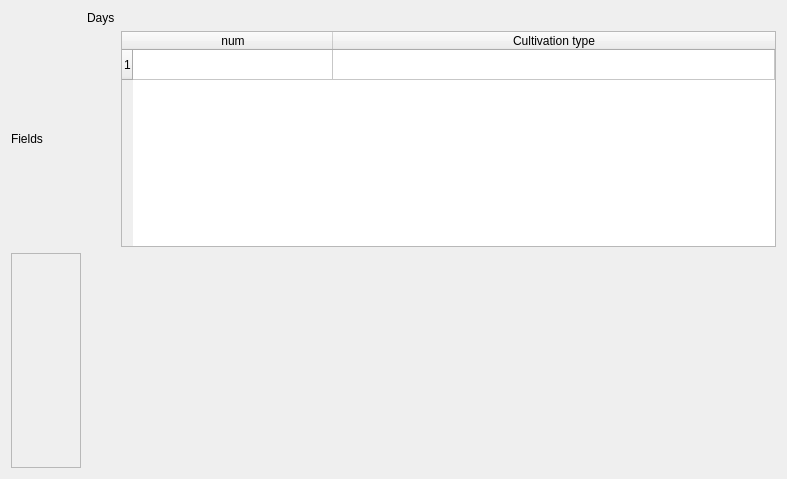
<?xml version="1.0" encoding="UTF-8"?>
<ui version="4.0">
 <class>Form</class>
 <widget class="QWidget" name="Form">
  <property name="geometry">
   <rect>
    <x>0</x>
    <y>0</y>
    <width>787</width>
    <height>479</height>
   </rect>
  </property>
  <property name="windowTitle">
   <string>Form</string>
  </property>
  <layout class="QGridLayout" name="gridLayout">
   <item row="0" column="1">
    <layout class="QHBoxLayout" name="horizontalLayout_3">
     <item>
      <widget class="QLabel" name="label">
       <property name="sizePolicy">
        <sizepolicy hsizetype="Fixed" vsizetype="Fixed">
         <horstretch>0</horstretch>
         <verstretch>0</verstretch>
        </sizepolicy>
       </property>
       <property name="text">
        <string>Days</string>
       </property>
      </widget>
     </item>
    </layout>
   </item>
   <item row="1" column="0">
    <layout class="QHBoxLayout" name="horizontalLayout_2">
     <item>
      <widget class="QLabel" name="label_2">
       <property name="text">
        <string>Fields</string>
       </property>
      </widget>
     </item>
    </layout>
   </item>
   <item row="1" column="1">
    <layout class="QVBoxLayout" name="topSpot"/>
   </item>
   <item row="1" column="2">
    <widget class="QTableWidget" name="legend">
     <property name="sizePolicy">
      <sizepolicy hsizetype="Preferred" vsizetype="Preferred">
       <horstretch>0</horstretch>
       <verstretch>0</verstretch>
      </sizepolicy>
     </property>
     <attribute name="horizontalHeaderDefaultSectionSize">
      <number>200</number>
     </attribute>
     <attribute name="horizontalHeaderStretchLastSection">
      <bool>true</bool>
     </attribute>
     <row>
      <property name="text">
       <string>1</string>
      </property>
     </row>
     <column>
      <property name="text">
       <string>num</string>
      </property>
     </column>
     <column>
      <property name="text">
       <string>Cultivation type</string>
      </property>
     </column>
    </widget>
   </item>
   <item row="2" column="0">
    <widget class="QScrollArea" name="selectResourcesArea">
     <property name="sizePolicy">
      <sizepolicy hsizetype="Fixed" vsizetype="Preferred">
       <horstretch>0</horstretch>
       <verstretch>0</verstretch>
      </sizepolicy>
     </property>
     <property name="widgetResizable">
      <bool>true</bool>
     </property>
     <widget class="QWidget" name="scrollAreaWidgetContents">
      <property name="geometry">
       <rect>
        <x>0</x>
        <y>0</y>
        <width>73</width>
        <height>123</height>
       </rect>
      </property>
      <layout class="QVBoxLayout" name="verticalLayout_2"/>
     </widget>
    </widget>
   </item>
   <item row="2" column="1" colspan="2">
    <layout class="QVBoxLayout" name="bottomSpot"/>
   </item>
  </layout>
 </widget>
 <resources/>
 <connections/>
</ui>
